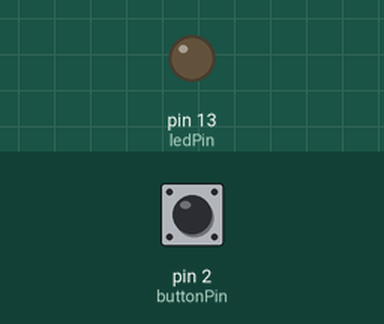
Recording of a sketch running on a simulated Arduino Uno, built with avr-gcc and run on an emulated ATmega328P. Parts: output pins drawn as LEDs (lit = HIGH). Inputs (shaded band) come from the test bench; at power-on: pin 2 (buttonPin) LOW.

Above: at 1.2 s.
1.3 s: pin 2 (buttonPin) pulled HIGH for 0.15 s
At 1.37 s:
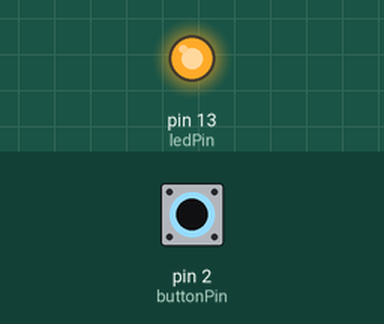
2.9 s: pin 2 (buttonPin) pulled HIGH for 3.2 s
At 6.5 s:
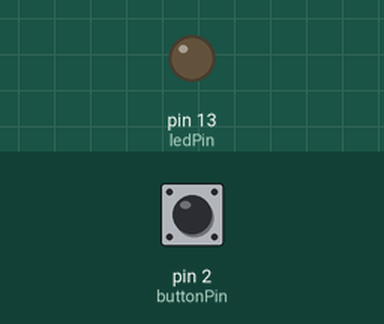
Timing chart, 0 to 8.0 s (numbered marks = the images above; inputs shaded):
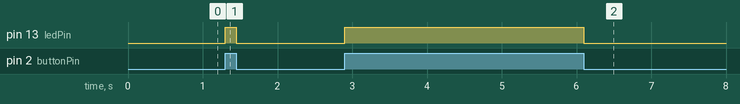

Measured:
- after the input at 1.3 s, pin 13 (ledPin): LOW → HIGH at once, → LOW 0.15 s later
- after the input at 2.9 s, pin 13 (ledPin): LOW → HIGH at once, → LOW 3.2 s later

The sketch:

Timer_Interrupt_Example.ino
```cpp
const int buttonPin = 2;     // the number of the pushbutton pin
const int ledPin =  13;      // the number of the LED pin

// variables will change:
volatile int buttonState = 0;         // variable for reading the pushbutton status

void setup() {
  // initialize the LED pin as an output:
  pinMode(ledPin, OUTPUT);
  // initialize the pushbutton pin as an input:
  pinMode(buttonPin, INPUT);
  // Attach an interrupt to the ISR vector
  attachInterrupt(0, pin_ISR, CHANGE);
}

void loop() {
  // Nothing here!
}

void pin_ISR() {
  buttonState = digitalRead(buttonPin);
  digitalWrite(ledPin, buttonState);
}
```
